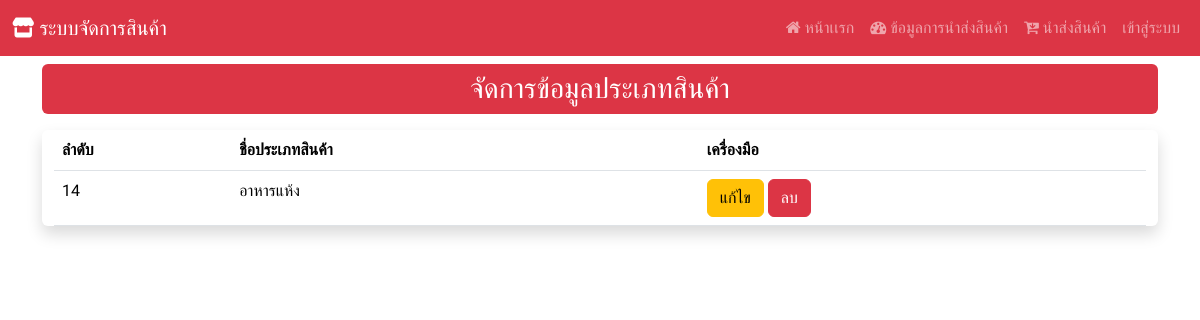
Page /manage_type on the earlier database version.
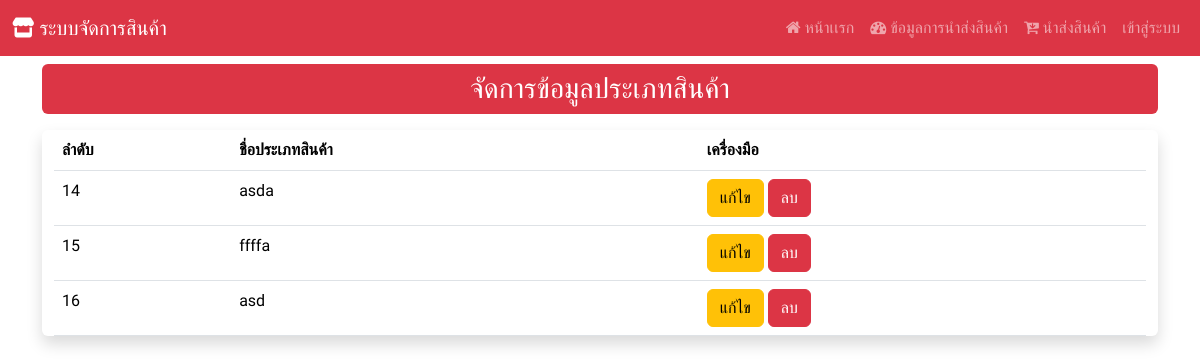
Same page on the later database version.
### Hospital_app/models.py (models this page shows, shortened)
class d_type(models.Model):
    type_id = models.AutoField(primary_key=True)
    type_name = models.CharField(max_length=255)

### Hospital_app/views.py (the view)
# urls.py: path('manage_type',views.manage_type),
def manage_type(request):
    show_type = d_type.objects.all()
    context  = {"type" : show_type}
    return render(request,'manage_type.html',context)

### Hospital_app/templates/manage_type.html (shortened to what this page needs)
{% extends "base.html" %}
{% block content %}
<div class="mt-2 p-2 bg-danger text-center text-white rounded h3">
    จัดการข้อมูลประเภทสินค้า
</div>
<div class="container-fluid my-3 justify-content-center align-items-center shadow rounded">
    <table class="table table-responsive">
        <thead>
            <tr>
                <th>ลำดับ</th>
                <th>ชื่อประเภทสินค้า</th>
                <th></th>
                <th>เครื่องมือ</th>
            </tr>
        </thead>
        <tbody>
            {% for i in type %}
            <tr>
                <td>{{ i.type_id }}</td>
                <td>{{ i.type_name }}</td>
                <td>{{ i.product_exp }}</td>
                <td>
                <div class="col d-none d-sm-block">
                    <a href="editt/{{ i.type_id }}" class="btn btn-warning">แก้ไข</a>
                    <a href="delete_type/{{ i.type_id }}/" class="btn btn-danger" data-bs-toggle="modal" data-bs-target="#deleteConfirmationModal" onclick="setDeleteUrl('delete_type/{{ i.type_id }}/')">ลบ</a>
                </div>
                </td>
            </tr>
            {% endfor %}
        </tbody>
      </div>
</div>
{% endblock %}

Differences in the rows shown:
changed d_type id 14: type_name "อาหารแห้ง" → "asda"
added d_type: type_id "15", type_name "ffffa"
added d_type: type_id "16", type_name "asd"
